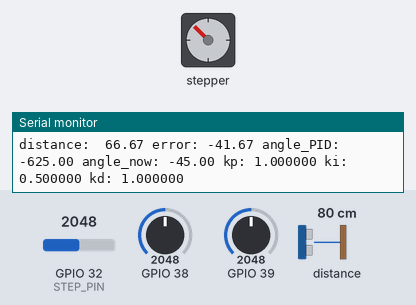
This program was run on a simulated ESP32. On the bench: stepper motor, the last lines printed to the serial monitor. Inputs (shaded band) come from the test bench; at power-on: distance to the obstacle 80 cm, GPIO 32 (STEP_PIN) = 2048, GPIO 38 = 2048, GPIO 39 = 2048. Stepper angles assume 400 steps per turn.

Above: at 1.2 s.
1.3 s: distance to the obstacle set to 2 cm
At 4.2 s:
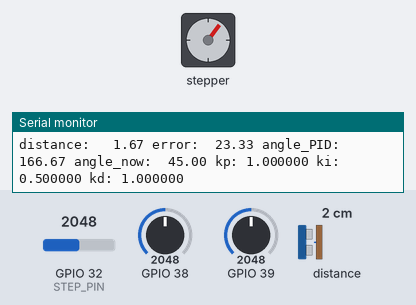
4.3 s: distance to the obstacle set to 18 cm
At 4.5 s:
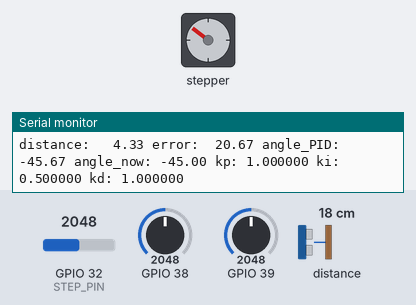
6.2 s: distance to the obstacle set to 120 cm
At 8.1 s:
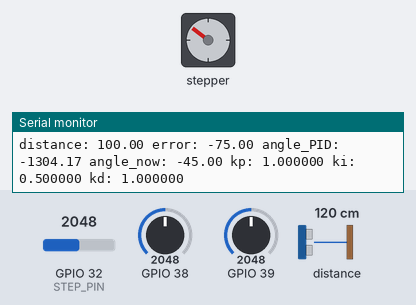
Timing chart, 0 to 9.6 s (numbered marks = the images above; inputs shaded):
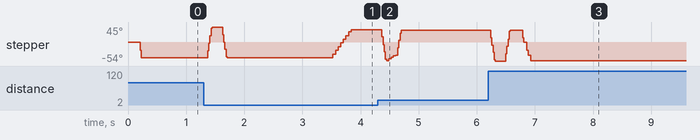

Measured:
- after the input at 1.3 s, stepper: turns 90° clockwise in 0.08 s, then 90° counter-clockwise in 0.08 s, then 82° clockwise in 0.31 s
- after the input at 4.3 s, stepper: turns 90° counter-clockwise in 0.08 s, then 89° clockwise in 0.21 s
- after the input at 6.2 s, stepper: turns 90° counter-clockwise in 0.08 s, then 90° clockwise in 0.08 s, then 89° counter-clockwise in 0.14 s
- by itself, stepper: turns 45° counter-clockwise

The program:

main.cpp
```cpp
#include <Arduino.h>
#include "A4988.h"
#include <CircularBuffer.h>
#include "Adafruit_VL53L0X.h"

CircularBuffer<double, 6> buffer;

// Define the pin connections for the A4988 driver
#define DIR_PIN 14
#define STEP_PIN 32
#define MS1_PIN 13
#define MS2_PIN 12
#define MS3_PIN 27
#define MOTOR_STEPS 200

#define MAX 45
#define MIN -45

#define motorInterfaceType 1
A4988 stepper(MOTOR_STEPS, DIR_PIN, STEP_PIN, MS1_PIN, MS2_PIN, MS3_PIN);
double angle_P, angle_I, angle_D, angle_PID, angle_now;

Adafruit_VL53L0X lox = Adafruit_VL53L0X();

double distance = 0.0;
double distancePrecedente;
uint16_t temps, tempsPrint; // variable pour le temps
double distance_previous_error, distance_error;
uint16_t period = 10; // Refresh rate period of the loop is 10ms

#define KP_MAX 2
#define KI_MAX 1
#define KD_MAX 2000

double kp = 1.5;
double ki = 0.2;
double kd = 300;
double distance_setpoint = 25;

void mesureDistanceAvecMoyenneGlissante(void);
void Kpot(void);

void setup()
{
  Serial.begin(115200);
  stepper.begin(180, 2); // vitesse est de 1.8°/s
  temps = millis();
  tempsPrint = millis();
  angle_now = 0;
  stepper.setSpeedProfile(stepper.LINEAR_SPEED, 4000, 4000);
  //setup du VL53L0X
  if (!lox.begin())
  {
    Serial.println(F("Failed to boot VL53L0X"));
    while (1)
    {
    }
  }
  lox.startRangeContinuous();
}

void loop()
{

  if (millis() > temps + period)
  {
    temps = millis();
    Kpot();
    mesureDistanceAvecMoyenneGlissante();

    distance_error = distance_setpoint - distance;
    // Proportionnel
    angle_P = kp * distance_error;

    // Intégrale
    angle_I = angle_I + (ki * distance_error);

    // Derivée
    float dist_diference = distance_error - distance_previous_error;
    angle_D = kd * ((distance_error - distance_previous_error) / period);

    angle_PID = angle_P + angle_I + angle_D;

    double target_angle = angle_PID;
    target_angle = target_angle > MAX ? MAX : target_angle;
    target_angle = target_angle < MIN ? MIN : target_angle;
    double rotation = target_angle - angle_now;
    stepper.rotate(rotation);
    angle_now = target_angle;
    distance_previous_error = distance_error;
  }

  if (millis() > tempsPrint + 100)
  {
    tempsPrint = millis();
    printf("distance: %6.2f error: %6.2f angle_PID: %6.2f angle_now: %6.2f ", distance, distance_error, angle_PID, angle_now);
    printf("kp: %f ki: %f kd: %f \n", kp, ki, kd / 1000.0);
  }
}

void mesureDistanceAvecMoyenneGlissante(void)
{

  while (!buffer.isFull())
  {
    distance = lox.readRange() / 10.0;
    buffer.push(distance);
  }

  if (buffer.isFull())
  {
    // trouver la disntance en ce moment
    distance = 0.00;
    for (int i = 0; i < buffer.size() - 1; i++)
    {
      distance += buffer[i];
    }
    distance = distance / (float)buffer.size();

    // trouver la distance precedente
    distancePrecedente = 0.00;
    for (int i = 1; i < buffer.size(); i++)
    {
      distancePrecedente += buffer[i];
    }
    distancePrecedente = distancePrecedente / (float)buffer.size();

    buffer.shift(); // enleve la derniere valeur pour fifo
  }
}

void Kpot(void)
{
  uint16_t ADC_Value1 = analogRead(A2);
  uint16_t ADC_Value2 = analogRead(A3);
  uint16_t ADC_Value3 = analogRead(A4);

  kp = KP_MAX * ADC_Value1 / 4096.0;
  ki = KI_MAX * ADC_Value2 / 4096.0;
  kd = KD_MAX * ADC_Value3 / 4096.0;
}
```
